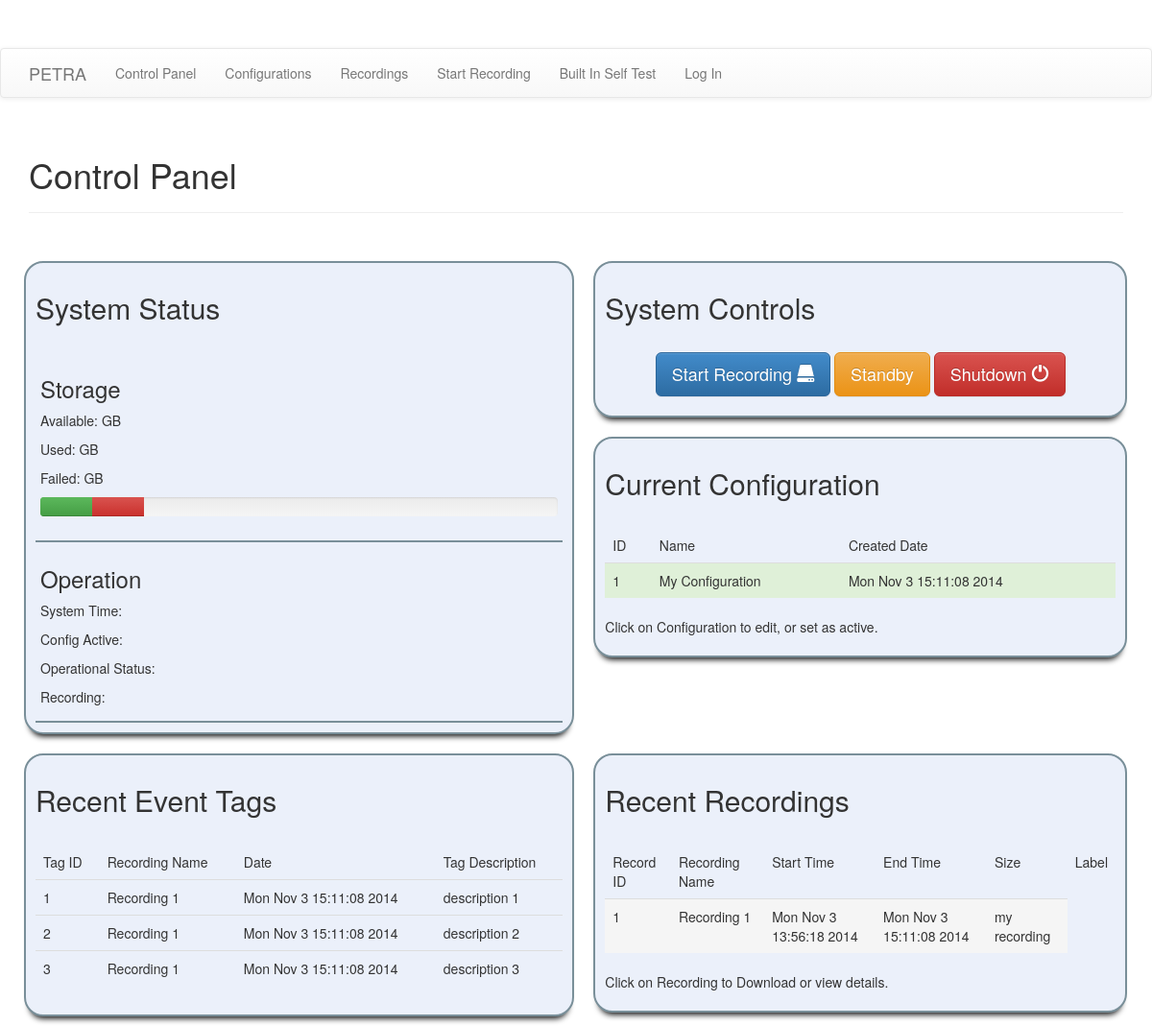
Screenshot of /ctr/ with the database file from the repository.
### app/models.py (models this page shows, shortened)
class Configuration(db.Model):
    config_id = db.Column(db.Integer, primary_key=True)
    config_name = db.Column(db.String(120), nullable=False)
    config_time = db.Column(db.Integer, nullable=False)
    user_id = db.Column(db.Integer, db.ForeignKey('user.id'))
    ip_1a = db.Column(db.String(20), nullable=True)
    ip_1b = db.Column(db.String(20), nullable=True)
    ip_1c = db.Column(db.String(20), nullable=True)
    ip_1d = db.Column(db.String(20), nullable=True)
    port_1a = db.Column(db.Integer, nullable=True)
    port_1b = db.Column(db.Integer, nullable=True)
    port_1c = db.Column(db.Integer, nullable=True)
    port_1d = db.Column(db.Integer, nullable=True)
    ip_2a = db.Column(db.String(20), nullable=True)
    ip_2b = db.Column(db.String(20), nullable=True)
    ip_2c = db.Column(db.String(20), nullable=True)
    ip_2d = db.Column(db.String(20), nullable=True)
    port_2a = db.Column(db.Integer, nullable=True)
    port_2b = db.Column(db.Integer, nullable=True)
    port_2c = db.Column(db.Integer, nullable=True)
    port_2d = db.Column(db.Integer, nullable=True)
    ip_3a = db.Column(db.String(20), nullable=True)
    ip_3b = db.Column(db.String(20), nullable=True)
    ip_3c = db.Column(db.String(20), nullable=True)
    ip_3d = db.Column(db.String(20), nullable=True)
    port_3a = db.Column(db.Integer, nullable=True)
    port_3b = db.Column(db.Integer, nullable=True)
    port_3c = db.Column(db.Integer, nullable=True)
    port_3d = db.Column(db.Integer, nullable=True)
    ip_4a = db.Column(db.String(20), nullable=True)
    ip_4b = db.Column(db.String(20), nullable=True)
    ip_4c = db.Column(db.String(20), nullable=True)
    ip_4d = db.Column(db.String(20), nullable=True)
    port_4a = db.Column(db.Integer, nullable=True)
    port_4b = db.Column(db.Integer, nullable=True)
    port_4c = db.Column(db.Integer, nullable=True)
    port_4d = db.Column(db.Integer, nullable=True)
    ip_5a = db.Column(db.String(20), nullable=True)
    ip_5b = db.Column(db.String(20), nullable=True)
    ip_5c = db.Column(db.String(20), nullable=True)
    ip_5d = db.Column(db.String(20), nullable=True)
    port_5a = db.Column(db.Integer, nullable=True)
    port_5b = db.Column(db.Integer, nullable=True)
    port_5c = db.Column(db.Integer, nullable=True)
    port_5d = db.Column(db.Integer, nullable=True)
    ip_6a = db.Column(db.String(20), nullable=True)
    ip_6b = db.Column(db.String(20), nullable=True)
    ip_6c = db.Column(db.String(20), nullable=True)
    ip_6d = db.Column(db.String(20), nullable=True)
    port_6a = db.Column(db.Integer, nullable=True)
    port_6b = db.Column(db.Integer, nullable=True)
    port_6c = db.Column(db.Integer, nullable=True)
    port_6d = db.Column(db.Integer, nullable=True)
    ip_7a = db.Column(db.String(20), nullable=True)
    ip_7b = db.Column(db.String(20), nullable=True)
    ip_7c = db.Column(db.String(20), nullable=True)
    ip_7d = db.Column(db.String(20), nullable=True)
    port_7a = db.Column(db.Integer, nullable=True)
    port_7b = db.Column(db.Integer, nullable=True)
    port_7c = db.Column(db.Integer, nullable=True)
    port_7d = db.Column(db.Integer, nullable=True)
    ip_8a = db.Column(db.String(20), nullable=True)
    ip_8b = db.Column(db.String(20), nullable=True)
    ip_8c = db.Column(db.String(20), nullable=True)
    ip_8d = db.Column(db.String(20), nullable=True)
    port_8a = db.Column(db.Integer, nullable=True)
    port_8b = db.Column(db.Integer, nullable=True)
    port_8c = db.Column(db.Integer, nullable=True)
    port_8d = db.Column(db.Integer, nullable=True)

class Recording(db.Model):
    rec_id = db.Column(db.Integer, primary_key=True)
    rec_name = db.Column(db.String(120), nullable=False, unique=True)
    label = db.Column(db.String(120), nullable=False, unique=False)
    rec_size = db.Column(db.Integer, nullable=False, unique=False)
    start_time = db.Column(db.Integer, nullable=False, unique=False)
    end_time = db.Column(db.Integer, nullable=False, unique=False)
    user_id = db.Column(db.Integer, db.ForeignKey('user.id'))

class EventTag(db.Model):
    tag_id = db.Column(db.Integer, primary_key=True)
    description = db.Column(db.String, nullable=False)
    tag_time = db.Column(db.Integer, nullable=False)
    record_id = db.Column(db.Integer, db.ForeignKey('recording.rec_id'))

### app/ctr_panel/views.py (the view)
@ctr_panel_bp.route('/', methods=['GET'])
def control_panel():
    recs = Recording.query.all()
    rec_ids = []
    rec_names = []
    rec_labels = []
    rec_sizes = []
    rec_ends = []
    rec_starts = []
    if len(recs) > 4:
        for i in range(-4, 0):
            rec_ids.append(recs[i].rec_id)
            rec_names.append(recs[i].rec_name)
            rec_labels.append(recs[i].label)
            rec_sizes.append(recs[i].rec_size)
            rec_ends.append(time.ctime(recs[i].end_time/1000000))
            rec_starts.append(time.ctime(recs[i].start_time/1000000))
    elif recs is not None:
        for rec in recs:
            rec_ids.append(rec.rec_id)
            rec_names.append(rec.rec_name)
            rec_labels.append(rec.label)
            rec_sizes.append(rec.rec_size)
            rec_ends.append(time.ctime(rec.end_time/1000000))
            rec_starts.append(time.ctime(rec.start_time/1000000))
        rec_ids.reverse()
        rec_names.reverse()
        rec_labels.reverse()
        rec_starts.reverse()
        rec_ends.reverse()
        rec_sizes.reverse()
    tags = []
    for rec_id in rec_ids:
        rec_tags = EventTag.query.filter_by(record_id=rec_id).all()
        if rec_tags is not None:
            for tag in rec_tags:
                tags.append(tag)
    tag_ids = []
    tag_descriptions = []
    tag_times = []
    tag_record_ids = []
    for tag in tags:
        tag_ids.append(tag.tag_id)
        tag_descriptions.append(tag.description)
        tag_times.append(time.ctime(tag.tag_time/1000000))
        tag_record_ids.append(tag.record_id)
    tag_record_names = []
    for tag_record_id in tag_record_ids:
        rec = Recording.query.filter_by(rec_id=tag_record_id).first()
        tag_record_names.append(rec.rec_name)
    current_config_foreign = CurrentConfiguration.query.first()
    c_config_name = []
    c_config_id = []
    c_config_date = []
    if current_config_foreign is not None:
        current_config_id = current_config_foreign.config_id
        current_config = Configuration.query.filter_by(config_id=current_config_id).first()
        if current_config is not None:
            c_config_date.append(time.ctime(current_config.config_time/1000000))
            c_config_id.append(current_config.config_id)
            c_config_name.append(current_config.config_name)
    return render_template('ctr_panel/control_panel.html', rec_ids=rec_ids, rec_names=rec_names,
        rec_labels=rec_labels, rec_sizes=rec_sizes, rec_ends=rec_ends,
        rec_starts=rec_starts, tag_ids=tag_ids, tag_record_names=tag_record_names,
        tag_descriptions=tag_descriptions, tag_times=tag_times,
        tag_record_ids=tag_record_ids, c_config_name=c_config_name,
        c_config_id=c_config_id, c_config_date=c_config_date)

### app/templates/ctr_panel/control_panel.html (shortened to what this page needs)
<!DOCTYPE html>
<html lang="en" ng-app="ControlPanel">
  	<head>
    	<link href="../../static/css/bootstrap.min.css" rel="stylesheet">
    	<link rel="stylesheet" type="text/css" href="../../static/css/bootstrap-theme.min.css">
    	<link href="../../static/css/starter-template.css" rel="stylesheet">
    	<link rel="stylesheet" type="text/css" href="../../static/css/ctr_panel/ctr_panel.css">
  	</head>
  	<body>
	<div class="navbar navbar-default" role="navigation">
		<div class="container">
			<div class="navbar-header">
	    		<a class="navbar-brand">PETRA</a>
			</div>
			<div class="navbar-collapse collapse">
	    		<ul class="nav navbar-nav">
	        		<li><a href="{{ url_for('ctr_panel.control_panel') }}">Control Panel</a></li>
	        		<li><a href="{{ url_for('rec_config.config') }}">Configurations</a></li>
	        		<li><a href="{{ url_for('rec_downloader.list') }}">Recordings</a></li>
	        		<li><a href="{{ url_for('rec_start.recorder') }}">Start Recording</a></li>
	        		<li><a href="{{ url_for('bist.bist') }}">Built In Self Test</a></li>
	        		{% if current_user.is_authenticated() %}
	        		<li><a href="{{ url_for('auth.logout') }}">Log Out</a></li>
	        		{% else %}
	       		 	<li><a href="{{ url_for('auth.login') }}">Log In</a></li>
	        		{% endif %}
	    		</ul>
			</div>
		</div>
	</div>
<div id="container1"class="container">
  <div class="page-header">
    <h1>Control Panel</h1>
  </div><br>
    <div class="row">
        <div id="SystemStatus"class="col-sm-12 col-md-12 col-lg-6">
          <h2 align="left">System Status</h2><br>
          <div id="Storage">
            <h3 align="left">Storage</h3>
            <p>Available:  GB</p>
            <p>Used:  GB</p>
            <p>Failed:  GB</p>
            <div class="progress">
              <div class="progress-bar progress-bar-success" id="space_used_percent" style="width: 10%"><span class="sr-only">75% Complete (success)</span></div>
              <div class="progress-bar progress-bar-danger" id="space_fail_percent" style="width: 10%"><span class='sr-only'>10% Complete (danger)</span></div>
            </div>
          </div>
          <div id="SystemInfo">
          <h3 align="left">Operation</h3>
            <p align="left">System Time: </p>
            <p align="left">Config Active:  </p>
            <p align="left">Operational Status: <span id="opr_status"></p>
            <p align="left">Recording: <span id="recording"></p>
          </div>
        </div>
        <div id="SystemControls" class="col-sm-12 col-md-12 col-lg-6">
          <h2 align="left">System Controls</h2><br>
            <p align="center">
              <a type="button" href="{{ url_for('rec_start.recorder') }}" class="btn btn-lg btn-primary">Start Recording <span class="glyphicon glyphicon-hdd"></span></a>
              <button type="button" id="bstand" class="btn btn-lg btn-warning">Standby</button>
              <button type="button" id="bshut" class="btn btn-lg btn-danger">Shutdown <span class="glyphicon glyphicon-off"></span></button>
            </p>
        </div>
        <div id="CurrentConf"class="col-sm-12 col-md-12 col-lg-6">
          <h2 align="left">Current Configuration</h2> <br>
          <div>
            <table class="table table-hover">
              <thead>
              <tr>
                <td>ID</td>
                <td>Name</td>
                <td>Created Date</td>
              </tr>
              </thead>
              <tbody>
              {% for num in range(c_config_id|count) %}
              <tr class="success" onclick="location.href='{{ url_for('rec_config.edit', id=c_config_id[num])}}'">
                <td>{{ c_config_id[num] }}</td>
                <td>{{ c_config_name[num] }}</td>
                <td>{{ c_config_date[num] }}</td>
              </tr>
              {% endfor %}
              </tbody>
            </table>
            <p>Click on Configuration to edit, or set as active.</p>
          </div>
        </div>
        <div id="RecentEventTag" class="col-sm-12 col-md-12 col-lg-6">
          <h2 align="left">Recent Event Tags</h2> <br>
          <div>
            <table class="table table-hover">
              <thead>
              <tr>
                <td>Tag ID</td>
                <td>Recording Name</td>
                <td>Date</td>
                <td>Tag Description</td>
              </tr>
              </thead>
              <tbody>
              {% for num in range(tag_ids|count) %}
                <tr>
                  <td>{{ tag_ids[num] }}</td>
                  <td>{{ tag_record_names[num] }}</td>
                  <td>{{ tag_times[num] }}</td>
                  <td>{{ tag_descriptions[num] }}</td>
                </tr>
              {% endfor %}
              </tbody>
            </table>
          </div>
        </div>
        <div id="RecentRecording"class="col-sm-12 col-md-12 col-lg-6">
          <h2 align="left">Recent Recordings</h2><br>
          <div>
            <table class="table table-hover">
              <thead>
              <tr>
                <td>Record ID</td>
                <td>Recording Name</td>
                <td>Start Time</td>
                <td>End Time</td>
                <td>Size</td>
                <td>Label</td>
              </tr>
              </thead>
              <tbody>
              {% for num in range(rec_ids|count) %}
              <tr class="active" onclick="location.href='{{ url_for('rec_downloader.download', id=rec_ids[num])}}'">
                <td>{{ rec_ids[num] }}</td>
                <td>{{ rec_names[num] }}</td>
                <td>{{ rec_starts[num] }}</td>
                <td>{{ rec_ends[num] }}</td>
                <td>{{ rec_labels[num] }}</td>
              </tr>
              {% endfor %}
              </tbody>
            </table>
            <p>Click on Recording to Download or view details.</p>
          </div>
        </div>
    </div>
</div>
</body>
</html>

### app/static/css/starter-template.css (style rules this page uses)
body { padding-top: 50px; }

### app/static/css/ctr_panel/ctr_panel.css (style rules this page uses)
#SystemStatus { border: 2px solid #798F99; margin: 10px; width: 49%; border-radius: 20px; padding: 10px 10px; background: #EBF0FA; -webkit-box-shadow: 0 8px 6px -6px black; -moz-box-shadow: 0 8px 6px -6px black; box-shadow: 0 8px 6px -6px black; }
#Storage { border-bottom: 2px solid #798F99; padding: 5px 5px; }
#SystemInfo { border-bottom: 2px solid #798F99; padding: 5px 5px; }
#SystemControls { border: 2px solid #798F99; margin: 10px; width: 47.5%; border-radius: 20px; padding: 10px 10px; background: #EBF0FA; -webkit-box-shadow: 0 8px 6px -6px black; -moz-box-shadow: 0 8px 6px -6px black; box-shadow: 0 8px 6px -6px black; }
#RecentEventTag { border: 2px solid #798F99; margin: 10px; width: 49%; border-radius: 20px; padding: 10px 10px; background: #EBF0FA; -webkit-box-shadow: 0 8px 6px -6px black; -moz-box-shadow: 0 8px 6px -6px black; box-shadow: 0 8px 6px -6px black; }
#RecentRecording { border: 2px solid #798F99; margin: 10px; width: 47.5%; border-radius: 20px; padding: 10px 10px; background: #EBF0FA; -webkit-box-shadow: 0 8px 6px -6px black; -moz-box-shadow: 0 8px 6px -6px black; box-shadow: 0 8px 6px -6px black; }
#CurrentConf { border: 2px solid #798F99; margin: 10px; width: 47.5%; border-radius: 20px; padding: 10px 10px; background: #EBF0FA; -webkit-box-shadow: 0 8px 6px -6px black; -moz-box-shadow: 0 8px 6px -6px black; box-shadow: 0 8px 6px -6px black; }

### rows the page displays
Configuration: config_name "My Configuration"
Recording: rec_name "Recording 1" "Recording 1" "Recording 1", rec_name "Recording 1", label "my recording"
EventTag: description "description 1"
EventTag: description "description 2"
EventTag: description "description 3"

### other values shown
{{ c_config_id[num] }} "1"
{{ c_config_date[num] }} "Mon Nov 3 15:11:08 2014"
{{ tag_ids[num] }} "1" "2" "3"
{{ tag_times[num] }} "Mon Nov 3 15:11:08 2014" "Mon Nov 3 15:11:08 2014" "Mon Nov 3 15:11:08 2014"
{{ rec_ids[num] }} "1"
{{ rec_starts[num] }} "Mon Nov 3 13:56:18 2014"
{{ rec_ends[num] }} "Mon Nov 3 15:11:08 2014"
